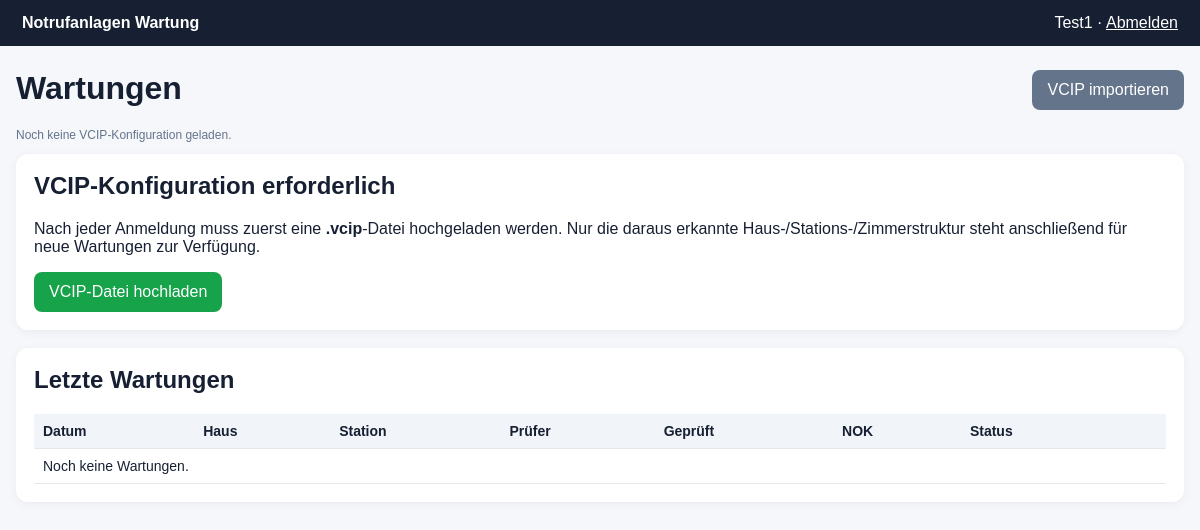
Before: / (signed in) with the older database file.
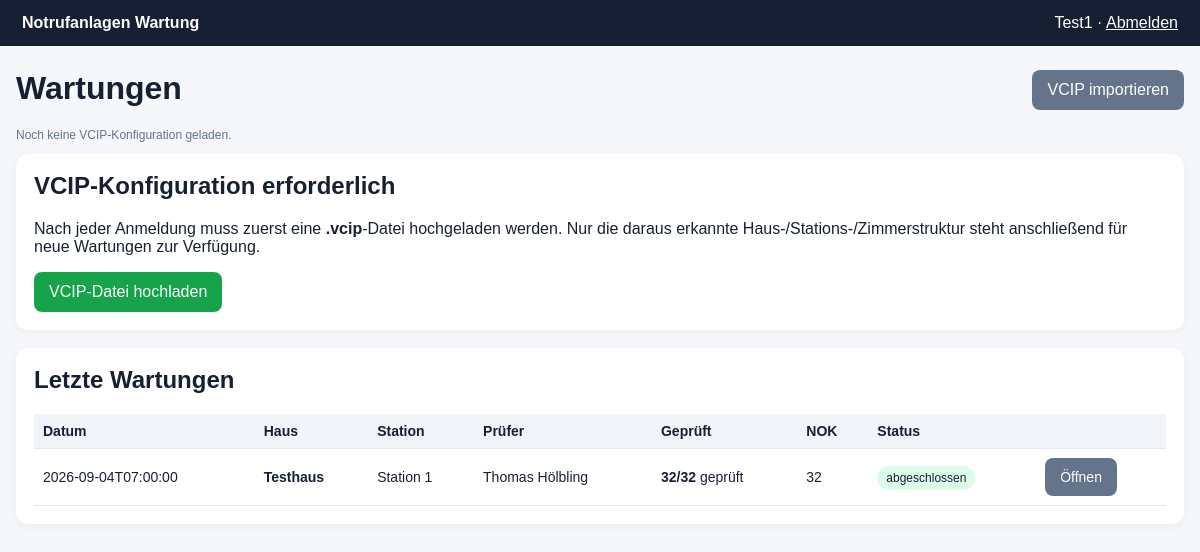
After: the same page with the newer database file.
### tables this page shows
CREATE TABLE users (
        id INTEGER PRIMARY KEY AUTOINCREMENT,
        username TEXT UNIQUE NOT NULL,
        password_hash TEXT NOT NULL,
        display_name TEXT NOT NULL,
        role TEXT NOT NULL DEFAULT 'technician'
    );

CREATE TABLE maintenances (
        id INTEGER PRIMARY KEY AUTOINCREMENT,
        hauscode TEXT NOT NULL,
        station TEXT NOT NULL,
        technician_id INTEGER NOT NULL,
        inspector_name TEXT,
        inspection_year INTEGER,
        inspection_type TEXT,
        email_address TEXT,
        status TEXT NOT NULL DEFAULT 'open',
        created_at TEXT NOT NULL,
        completed_at TEXT,
        signature TEXT,
        email_sent_at TEXT,
        email_error TEXT,
        pdf_path TEXT, station_id TEXT,
        FOREIGN KEY(technician_id) REFERENCES users(id)
    );

### app/main.py (the view)
@app.get("/",response_class=HTMLResponse)
def home(request: Request):
    u=current_user(request)
    if not u:return RedirectResponse("/login",303)
    c=db(); maint=c.execute("""SELECT m.*,u.display_name,
        COUNT(res.id) AS total_rooms,
        SUM(CASE WHEN res.zt IS NOT NULL AND res.zl IS NOT NULL AND res.rt_b1 IS NOT NULL AND res.rt_b2 IS NOT NULL AND res.rt_b3 IS NOT NULL AND res.rt IS NOT NULL AND res.pt_bad IS NOT NULL AND res.rt_bad IS NOT NULL AND res.zt_bad IS NOT NULL AND res.at_bad IS NOT NULL THEN 1 ELSE 0 END) AS checked_rooms,
        SUM(CASE WHEN res.zt='NOK' OR res.zl='NOK' OR res.rt_b1='NOK' OR res.rt_b2='NOK' OR res.rt_b3='NOK' OR res.rt='NOK' OR res.rt_bad='NOK' OR res.pt_bad='NOK' OR res.zt_bad='NOK' OR res.at_bad='NOK' THEN 1 ELSE 0 END) AS nok_rooms
        FROM maintenances m JOIN users u ON u.id=m.technician_id LEFT JOIN results res ON res.maintenance_id=m.id
        GROUP BY m.id ORDER BY m.id DESC LIMIT 30""").fetchall(); c.close()
    houses=active_houses(request)
    return TEMPLATES.TemplateResponse("dashboard.html",{"request":request,"user":u,"maintenances":maint,"houses":houses,"house_count":len(houses),"is_admin":u["role"]=="admin","has_config":bool(get_active_config_id(request))})

### app/templates/dashboard.html (shortened to what this page needs)
{% extends "base.html" %}{% block content %}
<div class="actions" style="justify-content:space-between">
  <div><h1>Wartungen</h1><p class="mini">{% if has_config %}Aktive VCIP-Konfiguration geladen – neue Wartungen können ausschließlich aus dieser Programmierung gestartet werden.{% else %}Noch keine VCIP-Konfiguration geladen.{% endif %}</p></div>
  <div><a class="btn secondary" href="/import">VCIP importieren</a>{% if is_admin %} <a class="btn secondary" href="/users">Userverwaltung</a>{% endif %}</div>
</div>
{% if has_config %}
<div class="card">
<h2>Neue Wartung</h2><p class="mini">Haus auswählen → Station auswählen → Jahr auswählen → die Zimmer werden ausschließlich aus der aktuell hochgeladenen VCIP-Datei übernommen.</p>
<form method="post" action="/maintenance/start" id="startForm"><div class="grid">
<label>Haus<select id="house" name="hauscode" onchange="loadStations()" required><option value="">Bitte auswählen...</option>{% for code,label in houses %}<option value="{{code}}">{{label}}</option>{% endfor %}</select></label>
<label>Station<select id="station" name="station_id" onchange="loadRooms()" disabled required><option value="">Bitte zuerst Haus wählen...</option></select></label>
<label>Überprüfung für das Jahr:<select name="inspection_year" required>{% for y in range(2026,2041) %}<option value="{{y}}" {% if y==2026 %}selected{% endif %}>{{y}}</option>{% endfor %}</select></label>
<label>Art der Überprüfung:<select name="inspection_type" required><option value="Inspektion">Inspektion</option><option value="Wartung" selected>Wartung</option><option value="Instandhaltung">Instandhaltung</option></select></label>
</div><div id="roomInfo" class="card" style="display:none;margin-top:16px;background:#f8fafc"></div><p><button id="startBtn" class="btn success" type="submit" disabled>Wartung starten</button></p></form></div>
{% else %}
<div class="card"><h2>VCIP-Konfiguration erforderlich</h2><p>Nach jeder Anmeldung muss zuerst eine <b>.vcip</b>-Datei hochgeladen werden. Nur die daraus erkannte Haus-/Stations-/Zimmerstruktur steht anschließend für neue Wartungen zur Verfügung.</p><a class="btn success" href="/import">VCIP-Datei hochladen</a></div>
{% endif %}
<div class="card"><h2>Letzte Wartungen</h2>
<table><tr><th>Datum</th><th>Haus</th><th>Station</th><th>Prüfer</th><th>Geprüft</th><th>NOK</th><th>Status</th><th></th></tr>
{% for m in maintenances %}<tr><td>{{m.created_at}}</td><td><b>{{m.hauscode}}</b></td><td>{{m.station}}</td><td>{{m.inspector_name or m.display_name}}</td><td><b>{{m.checked_rooms or 0}}/{{m.total_rooms or 0}}</b> geprüft</td><td>{{m.nok_rooms or 0}}</td><td><span class="status {% if m.status=='completed' %}ok{% else %}nf{% endif %}">{{"abgeschlossen" if m.status=="completed" else "offen"}}</span></td><td><a class="btn secondary" href="/maintenance/{{m.id}}">Öffnen</a></td></tr>{% else %}<tr><td colspan="8">Noch keine Wartungen.</td></tr>{% endfor %}</table></div>
{% endblock %}

### app/templates/base.html (shortened to what this page needs)
<!doctype html>
<html lang="de">
<head>
</head>
<body>
<div class="top"><b>Notrufanlagen Wartung</b>{% if user %}<span>{{ user.display_name }} · <a style="color:white" href="/logout">Abmelden</a></span>{% endif %}</div>
<div class="wrap">{% block content %}{% endblock %}</div>
</body>
</html>

### app/templates/base.html (style rules this page uses)
:root { font-family:Arial,sans-serif;color:#172033;background:#f5f7fa }
body { margin:0 }
.top { background:#172033;color:#fff;padding:14px 22px;display:flex;justify-content:space-between;align-items:center }
.wrap { max-width:1200px;margin:24px auto;padding:0 16px }
.card { background:white;border-radius:12px;padding:18px;margin-bottom:18px;box-shadow:0 2px 10px #0000000d }
h1,h2 { margin-top:0 }
.btn { display:inline-block;border:0;border-radius:8px;padding:11px 15px;background:#2563eb;color:white;text-decoration:none;cursor:pointer }
.btn.secondary { background:#64748b }
.btn.success { background:#16a34a }
table { width:100%;border-collapse:collapse }
th,td { border-bottom:1px solid #e5e7eb;padding:9px;text-align:left;font-size:14px }
th { background:#f1f5f9 }
.status { padding:5px 9px;border-radius:99px;font-size:12px }
.ok { background:#dcfce7 }
.mini { font-size:12px;color:#64748b }
.actions { display:flex;gap:8px;flex-wrap:wrap }

Changed rows visible on the page:
added maintenances: created_at "2026-09-04T07:00:00", hauscode "Testhaus", station "Station 1", inspector_name "Thomas Hölbling", checked_rooms "32", total_rooms "32", nok_rooms "32", status "abgeschlossen"
Other visible differences:
text no longer shown: "Noch keine Wartungen."
